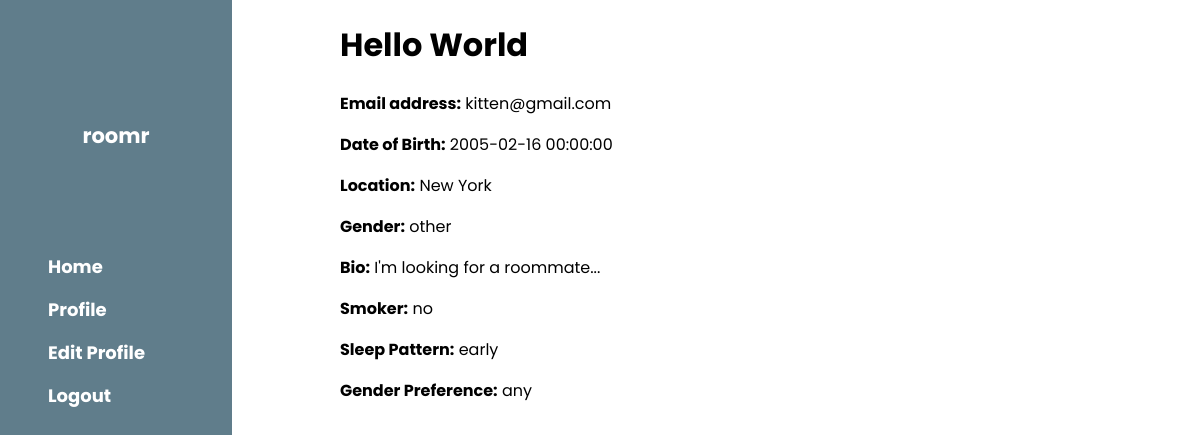
The app's page /user/view/kitten@gmail.com (signed in) with its own data.
### server.py (models this page shows, shortened)
class User(UserMixin, db.Model):
    __tablename__ = "Users"
    id = db.Column(db.Integer, primary_key=True, autoincrement=True)
    email = db.Column(db.String(64), unique=True, index=True, nullable=False)
    fname = db.Column(db.String(32), index=True, nullable=False)
    lname = db.Column(db.String(32), index=True, nullable=False)
    dob = db.Column(db.DateTime, index=True,nullable=False)
    password_hash = db.Column(db.String(128), nullable=False)
    confirmed = db.Column(db.Boolean(), default=False)
    profilePicture = db.Column(db.String(3), index=True, nullable=True)
    location = db.Column(db.String(32), index=True, nullable=False)
    gender = db.Column(db.String(6), index=True, nullable=False)
    bio = db.Column(db.String(500), index=True, nullable=True)
    smoker = db.Column(db.String(3), index=True, nullable=False)
    sleep = db.Column(db.String(5), index=True, nullable=False)
    genderPreferences = db.Column(db.String(3), index=True, nullable=False)
    cleanliness = db.Column(db.String(5), index = True, nullable = False)
    @property
    def password(self):
        raise AttributeError("password is write only")

### server.py (the view)
@app.route("/user/view/<email>", methods=["GET"])
@login_required
def viewProfile(email):
    other_user = User.query.filter_by(email=email).first()
    if current_user.email == other_user.email:
        return render_template("user.html")
    return render_template("view_user.html", other_user=other_user)

### server.py (called while the page is built)
@login_manager.user_loader
def load_user(user_id):
    return User.query.get(int(user_id))

### templates/view_user.html (shortened to what this page needs)
<!DOCTYPE html>
<html>
    <head>
        <link rel="stylesheet" href="{{ url_for('static', filename='styles2.css')}}"/>
    </head>
    <body>
        <nav id="sidebar"><br>
            <div id="headercontainer">
                <h3 id="bartitle"><b>roomr</b></h3>
            </div>
            <div id="barlinks">
                    <a href="{{url_for('home')}}" id="baritem">Home</a>
                    {% if current_user.is_authenticated %}
                        <a href="{{url_for('user')}}" id="baritem" >Profile</a>
                        <a href="{{url_for('editProfile')}}" id="baritem" >Edit Profile</a>
                        <a href="{{url_for('logout')}}" id="baritem" >Logout</a>
                    {% else %}
                        <a href="{{url_for('login')}}" id="baritem">Login</a>
                        <a href="{{url_for('signup')}}" id="baritem" >Signup</a>
                    {%endif%}
                </div>
        </nav>
        <div class="content" >
            {% if current_user.is_authenticated %}
                <h1> {{ other_user.fname|capitalize }} {{ other_user.lname|capitalize }} </h1>
                <p> <b>Email address:</b> {{ other_user.email }}</p>
                <p> <b>Date of Birth:</b> {{ other_user.dob }}</p>
                <p> <b>Location:</b> {{ other_user.location }} </p>
                <p> <b>Gender:</b> {{ other_user.gender }}</p>
                <p> <b>Bio:</b> {{ other_user.bio }}</p>
                <p> <b>Smoker:</b> {{ other_user.smoker }} </p>
                <p> <b>Sleep Pattern:</b> {{ other_user.sleep }} </p>
                <p> <b>Gender Preference:</b> {{ other_user.genderPreferences }} </p>
            {% else %}
                <h1> You do not have permission to view this page. Please login. </h1>
            {% endif %}
        </div>
    </body>
</html>

### static/styles2.css (style rules this page uses)
body,h1,h2,h3,h4,h5 { font-family: "Poppins", sans-serif; }
body { font-size:16px; margin:0; }
.content { margin-left:340px; margin-right:40px; }
#sidebar { height:100%; width:200px; background-color:#fff; position:fixed!important; z-index:1; overflow:auto; z-index:3; font-weight:bold; color:#fff!important; background-color:#607d8b!important; top:0; font-size:18px!important; padding:8px 16px!important; }
#headercontainer:after,#headercontainer:before { content:""; display:table; clear:both; padding:0.01em 16px; }
#bartitle { text-align:center; padding-top:64px!important; padding-bottom:64px!important; }
#barlinks { width:100%; min-width:100%; text-align:left; display:block; padding:8px 16px; border:none; white-space:normal; float:none; outline:0; }
#baritem { text-align:left; width:100%; float:left; border:none; outline:0; padding:8px 16px; vertical-align:middle; overflow:hidden; text-decoration:none; color:inherit; background-color:inherit; cursor:pointer; white-space:nowrap; }

### records on screen
User: fname "Hello", lname "World", email "kitten@gmail.com", dob "2005-02-16 00:00:00", location "New York", gender "other", bio "I'm looking for a roommate...", smoker "no", sleep "early", genderPreferences "any"
